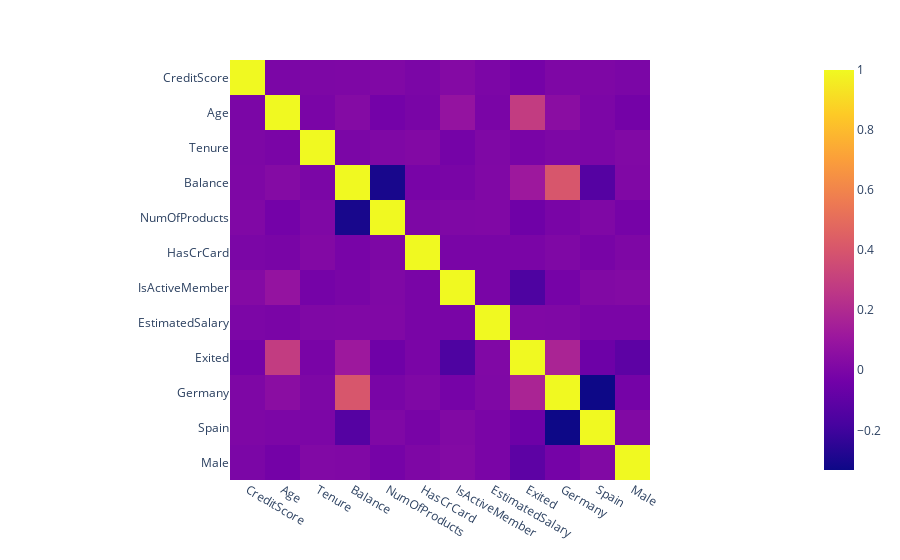

Notebook cell for this chart:
### Code cell
fig = px.imshow(corr)
fig.show()

### Figure 1 — Plotly figure (JSON) as saved in the notebook; plotly's stock layout.template omitted (floating-point values rounded to 4 significant figures; data arrays with more than 128 entries replaced by an {"elided": "..."} marker saying what was removed)
{"data": [{"coloraxis": "coloraxis", "hovertemplate": "x: %{x}<br>y: %{y}<br>color: %{z}<extra></extra>", "name": "0", "type": "heatmap", "x": ["CreditScore", "Age", "Tenure", "Balance", "NumOfProducts", "HasCrCard", "IsActiveMember", "EstimatedSalary", "Exited", "Germany", "Spain", "Male"], "xaxis": "x", "y": ["CreditScore", "Age", "Tenure", "Balance", "NumOfProducts", "HasCrCard", "IsActiveMember", "EstimatedSalary", "Exited", "Germany", "Spain", "Male"], "yaxis": "y", "z": {"elided": "12x12 float values"}}], "layout": {"coloraxis": {"colorscale": [[0, "#0d0887"], [0.1111, "#46039f"], [0.2222, "#7201a8"], [0.3333, "#9c179e"], [0.4444, "#bd3786"], [0.5556, "#d8576b"], [0.6667, "#ed7953"], [0.7778, "#fb9f3a"], [0.8889, "#fdca26"], [1, "#f0f921"]]}, "margin": {"t": 60}, "xaxis": {"anchor": "y", "constrain": "domain", "domain": [0, 1], "scaleanchor": "y"}, "yaxis": {"anchor": "x", "autorange": "reversed", "constrain": "domain", "domain": [0, 1]}}}
